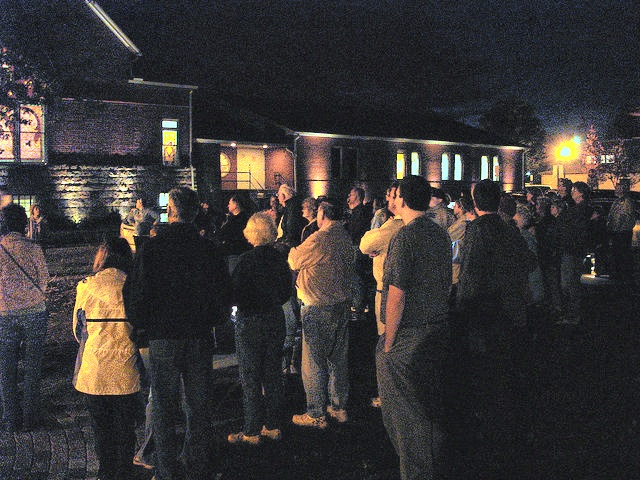
#> input picture backend/enhanced/0a483fab-66c1-4f73-9bfd-8217f4254716.jpg, 640 x 480 px
$ python -i enhancement_service.py   (imports and definitions only)
#> lines starting #> are read from the running program, lines starting #| are printed output that depends on the picture
import cv2
import numpy as np

def enhance_low_light_image(input_path, output_path):
#> called with output_path = 'out.png'
    img = cv2.imread(input_path)
#> img is the input picture: shape (480, 640, 3); mean B, G, R 52.7, 52.9, 56.4
    if img is None:
        return False

    # Convert to LAB color space
    lab = cv2.cvtColor(img, cv2.COLOR_BGR2LAB)
#> lab: shape (480, 640, 3); mean of channels 0, 1, 2 55.2, 129.8, 128.1
    l, a, b = cv2.split(lab)
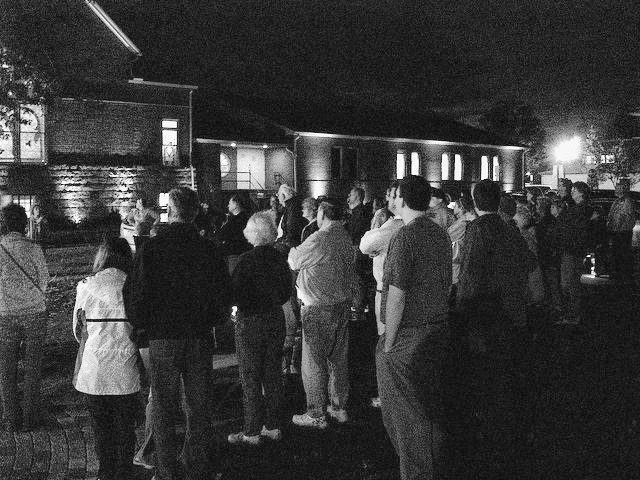
#> l: shape (480, 640); min 6, max 255, mean 55.2
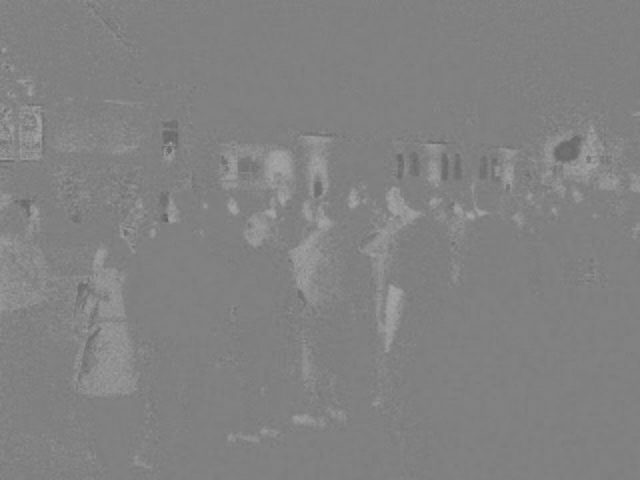
#> a: shape (480, 640); min 91, max 168, mean 129.8
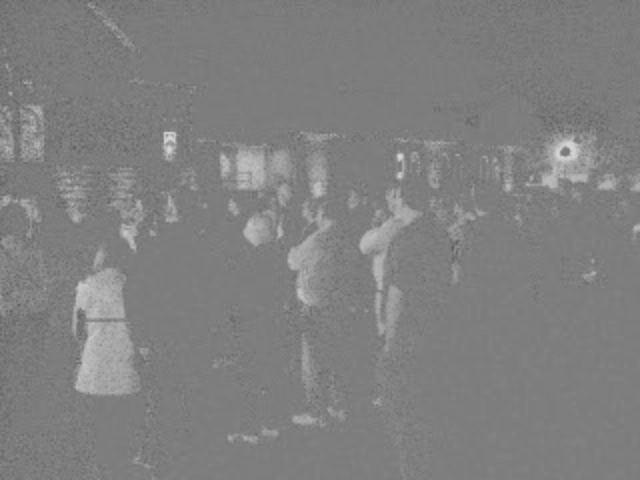
#> b: shape (480, 640); min 95, max 214, mean 128.1

    # Apply CLAHE to L-channel
    clahe = cv2.createCLAHE(clipLimit=3.0, tileGridSize=(8,8))
    cl = clahe.apply(l)
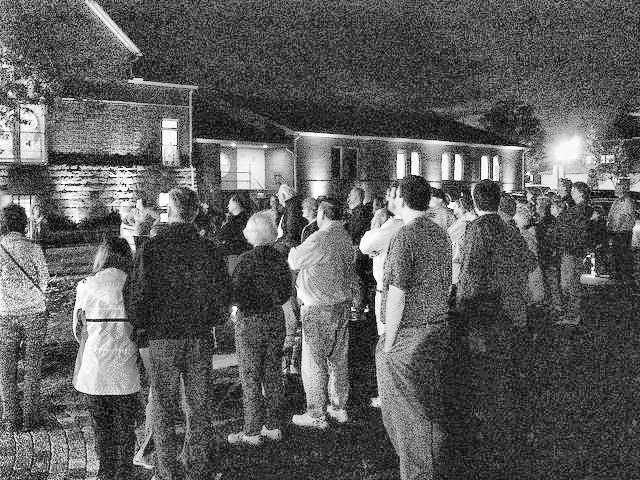
#> cl: shape (480, 640); min 0, max 255, mean 91.7

    # Merge and convert back to BGR
    limg = cv2.merge((cl,a,b))
#> limg: shape (480, 640, 3); mean of channels 0, 1, 2 91.7, 129.8, 128.1
    enhanced = cv2.cvtColor(limg, cv2.COLOR_LAB2BGR)
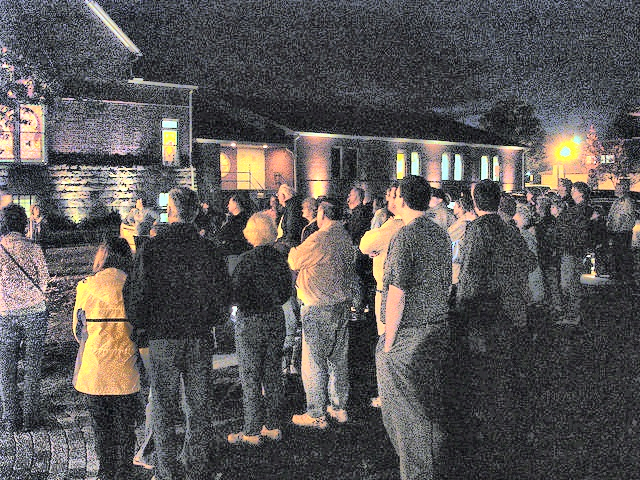
#> enhanced: shape (480, 640, 3); mean B, G, R 86.3, 86.3, 89.5

    # Slightly increase brightness and contrast
    alpha = 1.2
    beta = 10
    enhanced = cv2.convertScaleAbs(enhanced, alpha=alpha, beta=beta)
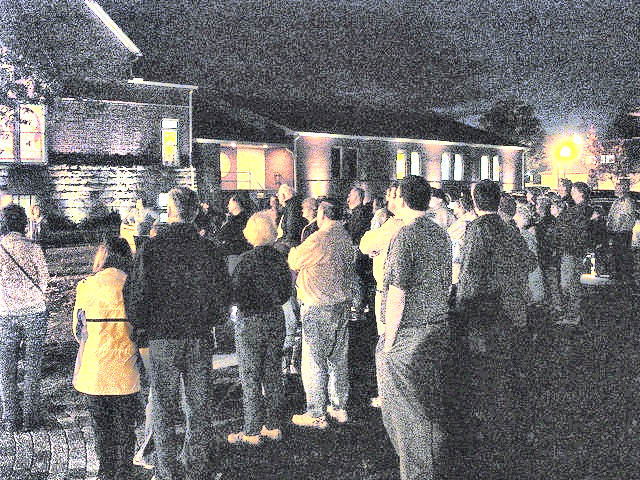
#> enhanced: shape (480, 640, 3); mean B, G, R 113.1, 112.2, 113.4

    cv2.imwrite(output_path, enhanced)
    return True

>>> result = enhance_low_light_image('../enhanced/0a483fab-66c1-4f73-9bfd-8217f4254716.jpg', 'out.png')

$ run again, on backend/enhanced/3064e731-1158-4a86-9563-ff011ac00713.jpg
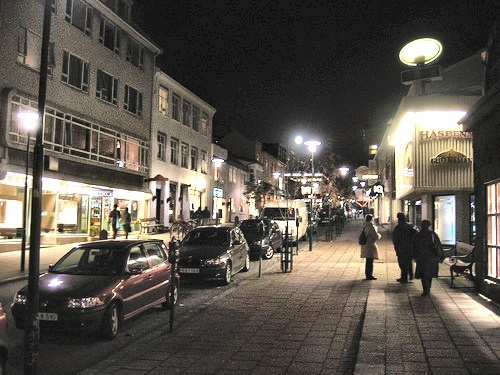
#> input picture backend/enhanced/3064e731-1158-4a86-9563-ff011ac00713.jpg, 500 x 375 px
#> in enhance_low_light_image, img is the input picture: shape (375, 500, 3); mean B, G, R 77.6, 86.3, 92.7
#> lab: shape (375, 500, 3); mean of channels 0, 1, 2 90.6, 129, 133.7
#> in enhance_low_light_image, `cl = clahe.apply(l)`:
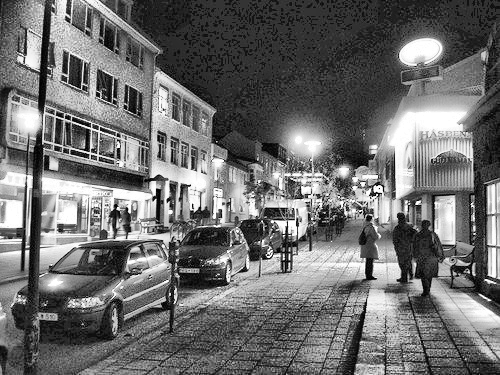
#> cl: shape (375, 500); min 0, max 255, mean 109.8
#> limg: shape (375, 500, 3); mean of channels 0, 1, 2 109.8, 129, 133.7
#> in enhance_low_light_image, `enhanced = cv2.convertScaleAbs(enhanced, alpha=alpha, beta=beta)`:
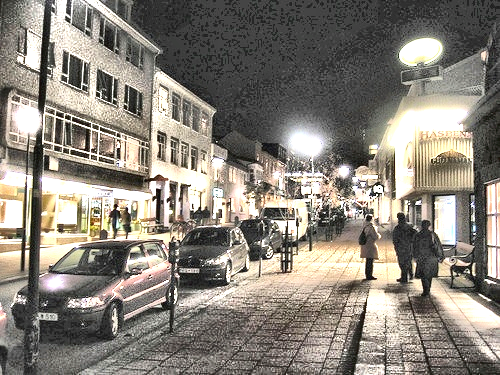
#> enhanced: shape (375, 500, 3); mean B, G, R 122.3, 131.5, 137.4

$ run again, on backend/enhanced/313674a8-e671-4f8b-b453-c32fb2246374.jpg
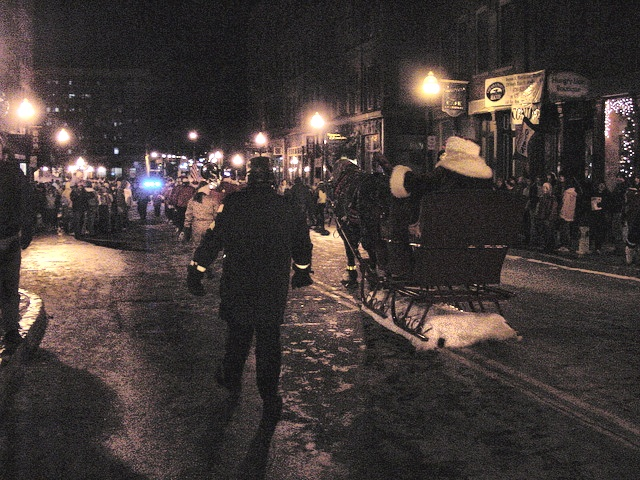
#> input picture backend/enhanced/313674a8-e671-4f8b-b453-c32fb2246374.jpg, 640 x 480 px
#> in enhance_low_light_image, img is the input picture: shape (480, 640, 3); mean B, G, R 55.1, 57.2, 65.9
#> lab: shape (480, 640, 3); mean of channels 0, 1, 2 61.4, 131.3, 130.4
#> in enhance_low_light_image, `cl = clahe.apply(l)`:
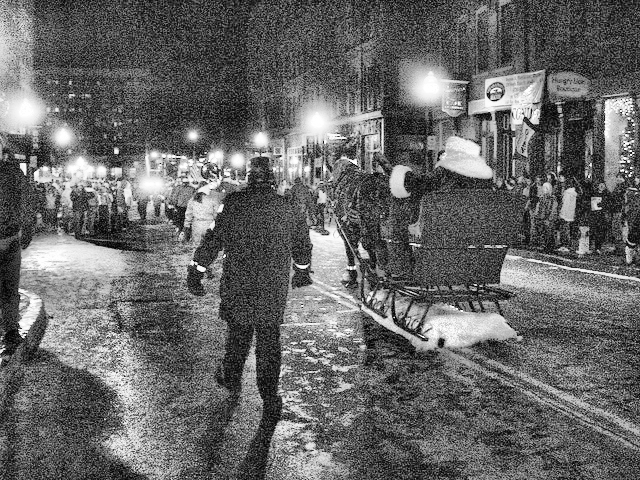
#> cl: shape (480, 640); min 0, max 255, mean 102.7
#> limg: shape (480, 640, 3); mean of channels 0, 1, 2 102.7, 131.3, 130.4
#> in enhance_low_light_image, `enhanced = cv2.convertScaleAbs(enhanced, alpha=alpha, beta=beta)`:
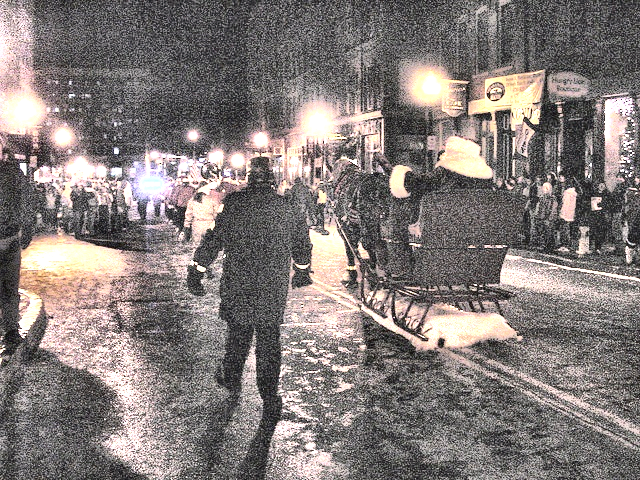
#> enhanced: shape (480, 640, 3); mean B, G, R 121.3, 123.5, 131.4
